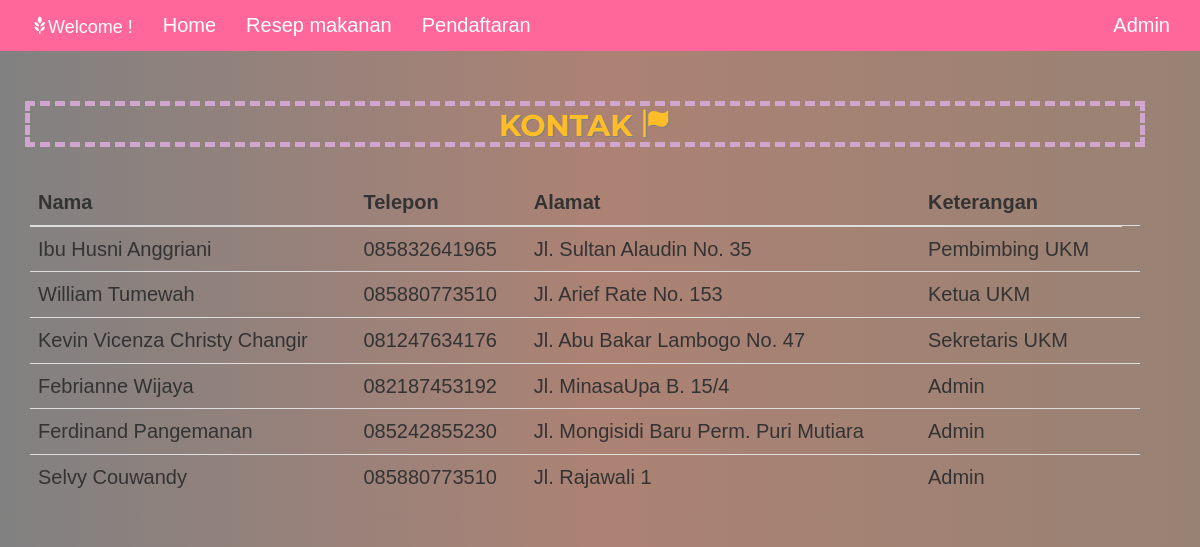
The app's page /index.php/kontak with its own data.
### tables this page shows
CREATE TABLE IF NOT EXISTS `kontak` (
`id` int(11) NOT NULL,
  `nim` char(8) NOT NULL,
  `nama` varchar(30) NOT NULL,
  `alamat` varchar(50) NOT NULL,
  `telp` varchar(20) NOT NULL,
  `email` varchar(30) NOT NULL,
  `ket` text NOT NULL
);

### application/controllers/Kontak.php (called while the page is built, shortened)
<?php
class Kontak extends CI_Controller {
	function __construct()
	{
		$this->load->model('daftar_model');
        $this->load->helper('url');
	}
	public function index()
	{
		$data['kontak'] = $this->daftar_model->tampil_kontak()->result();
		$this->load->view('templates/header');
		$this->load->view('templates/nav');
		$this->load->view('kontak',$data);
		$this->load->view('templates/footer');
	}
}

### index.php (called while the page is built, shortened)
<?php
require_once BASEPATH.'core/CodeIgniter.php';

### application/models/Daftar_model.php (called while the page is built, shortened)
<?php
class Daftar_model extends CI_Model{
	function tampil_kontak(){
		return $this->db->get('kontak');
	}
}

### application/views/kontak.php (the view)
<br><br><br>
    <div class="container">
   		<div class="col-md-12 row text-left">
          <h2 class="text-center">Kontak <span class=" glyphicon glyphicon-flag"></span></h2> <br>
          <table class="table">
            <thead>
            <tr>
              <th>Nama</th>
              <th>Telepon</th>
              <th>Alamat</th>
              <th>Keterangan</th>
            </tr>
            </thead>
              <tbody>
              	<?php foreach($kontak as $u){ ?>
                <tr>
                  <td><?php echo $u->nama ?></td>
                  <td><?php echo $u->telp ?></td>
                  <td><?php echo $u->alamat ?></td>
                  <td><?php echo $u->ket ?></td>
                  <td></td>
                </tr>
              	<?php } ?>
              </tbody>
            </table>
        </div>
    </div>

### application/views/templates/header.php (shortened to what this page needs)
<!DOCTYPE html>
<html lang="en">
<head>
    <link href="
<?php  echo base_url('assets/css/bootstrap.css'); ?>
" rel="stylesheet">
    <link href="<?php echo base_url('assets/css/font-awesome.min.css'); ?>" rel="stylesheet" type="text/css">
    <link href="<?php echo base_url('assets/css/agency.css'); ?>" rel="stylesheet">
    <link href="<?php echo base_url('assets/css/style.css'); ?>" rel="stylesheet">
		<link href="<?php echo base_url('assets/asset_forlike/css/styleforlike.css'); ?>" rel="stylesheet" type="text/css" />
</head>
<body id="page-top" class="index">

### application/views/templates/nav.php (shortened to what this page needs)
<nav class="navbar navbar-fixed-top navbar-inverse">
  <div class="container">
    <div class="navbar-header">
      <a class="navbar-brand" href="#"><span class=" glyphicon glyphicon-grain"></span>Welcome !</a>
    </div>
    <div id="navbar" class="collapse navbar-collapse">
      <ul class="nav navbar-nav navbar-left">
                <li>
                    <a href="<?= base_url()?>Home">Home</a>
                </li>
                <li>
                    <a href="<?= base_url()?>resep1">Resep makanan</a>
                </li>
                <li>
                    <a href="<?= base_url()?>pendaftaran">Pendaftaran</a>
                </li>
              </ul>
                <ul class="nav navbar-nav navbar-right">
                    <li>
                        <a href="admin">Admin</a>
                    </li>
                </ul>
        </div>
    </div>
</nav>

### application/views/templates/footer.php (shortened to what this page needs)
</body>
</html>

### assets/css/agency.css (style rules this page uses)
body { overflow-x: hidden; font-family: "Roboto Slab", "Helvetica Neue", Helvetica, Arial, sans-serif; }
a, a:hover, a:focus, a:active, a.active { outline: none; }
h1, h2, h3, h4, h5, h6 { font-family: "Montserrat", "Helvetica Neue", Helvetica, Arial, sans-serif; text-transform: uppercase; font-weight: 700; }
body { webkit-tap-highlight-color: #fed136; }

### assets/css/style.css (style rules this page uses)
@media (min-width: 768px) { body { font-family: helvetica,arial; background: linear-gradient(to right,#818181,#ac8274,#988274); } }
@media (min-width: 768px) { h2 { color: #FFBD28; font-weight: bold; text-shadow: 1.2px 1.2px #818181; outline-style: dashed; outline-color: #d0a6cf; outline-width: thick; font-family: "Trebuchet MS" "Arial Black" sans-serif; } }

### records on screen
kontak: nama "Ibu Husni Anggriani", telp "085832641965", alamat "Jl. Sultan Alaudin No. 35", ket "Pembimbing UKM"
kontak: nama "William Tumewah", telp "085880773510", alamat "Jl. Arief Rate No. 153", ket "Ketua UKM"
kontak: nama "Kevin Vicenza Christy Changir", telp "081247634176", alamat "Jl. Abu Bakar Lambogo No. 47", ket "Sekretaris UKM"
kontak: nama "Febrianne Wijaya", telp "082187453192", alamat "Jl. MinasaUpa B. 15/4", ket "Admin"
kontak: nama "Ferdinand Pangemanan", telp "085242855230", alamat "Jl. Mongisidi Baru Perm. Puri Mutiara", ket "Admin"
kontak: nama "Selvy Couwandy", telp "085880773510", alamat "Jl. Rajawali 1", ket "Admin"
